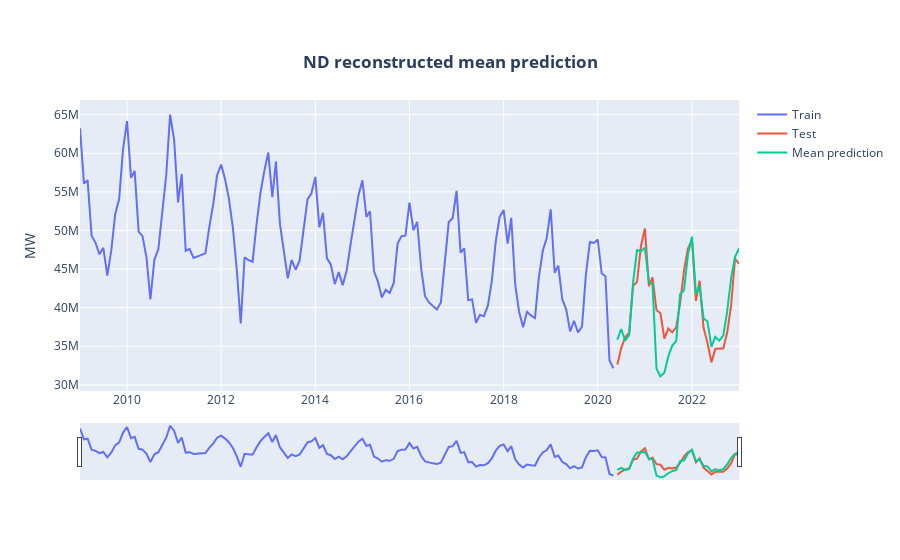

Notebook cell for this chart:
### Code cell
#Visualize predictions against the original data
fig = go.Figure()

fig.add_trace(go.Scatter(x=train.index, y=train, name="Train"))
fig.add_trace(go.Scatter(x=test.index, y=test, name="Test"))
fig.add_trace(go.Scatter(x=test.index, y=df_monthly.loc[test.index, 'mean_predict'], name="Mean prediction"))
fig.update_xaxes(rangeslider_visible=True)
fig.update_layout(
    title={
        'text': "<b>ND reconstructed mean prediction<b>",
        'y': 0.9,
        'x': 0.5,
        'xanchor': 'center',
        'yanchor': 'top',},
    yaxis_title="MW"
)

fig.show()
